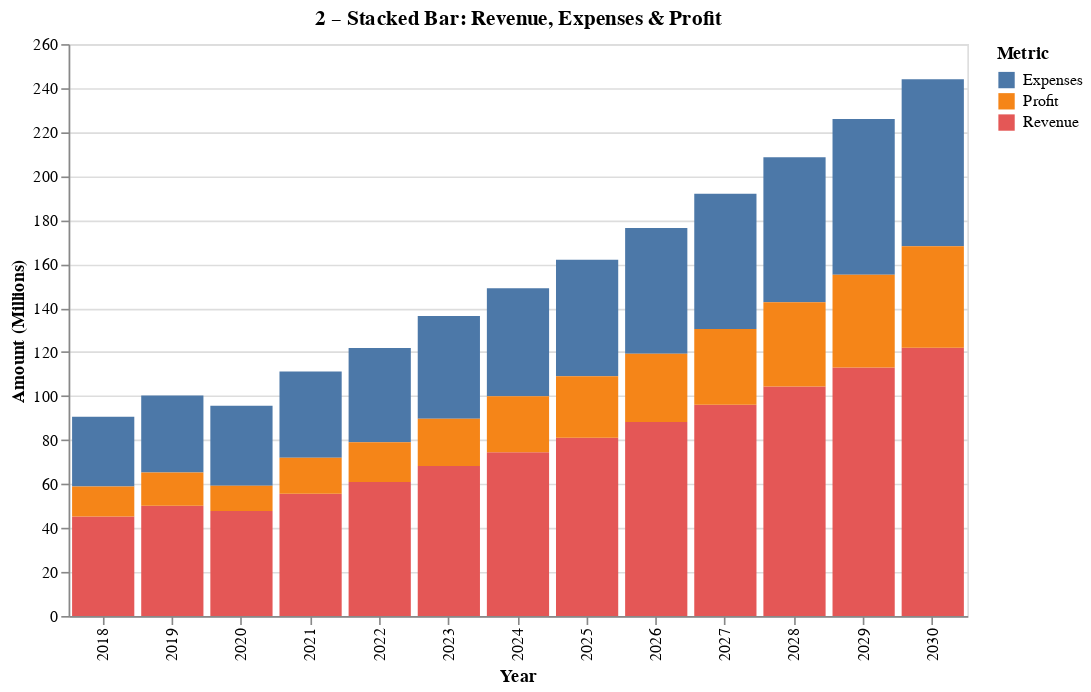

Source (notebook cell):
### Markdown cell above
### Why Optimized
- **Log X-axis** reduces skew and reveals differences among smaller revenues.  
- **Removed zero Y baseline** to expand variation visibility.  
- **Size = Profit** conveys magnitude better than employees.  
- **Color gradient** by employees avoids clutter from 13 years of categories.

### Code cell
import altair as alt

# Convert your data into a "long" (melted) form first
stacked_df = data.melt(
    id_vars='Year',
    value_vars=['Revenue', 'Expenses', 'Profit'],
    var_name='Metric',
    value_name='Value'
)

# Now build the stacked bar chart safely
stacked = (
    alt.Chart(stacked_df)
    .mark_bar()
    .encode(
        x=alt.X('Year:O', title='Year'),
        y=alt.Y('Value:Q', title='Amount (Millions)', stack='zero'),
        color=alt.Color('Metric:N', title='Metric'),
        tooltip=['Year', 'Metric', 'Value']
    )
    .properties(width=550, height=350, title='2 – Stacked Bar: Revenue, Expenses & Profit')
)

stacked

### Figure 1 — Vega-Lite specification as saved in the notebook (floating-point values rounded to 4 significant figures)
{"config": {"view": {"continuousWidth": 300, "continuousHeight": 300}}, "data": {"name": "data-1aae88fb60010c0630e6e309a107b848"}, "mark": {"type": "bar"}, "encoding": {"color": {"field": "Metric", "title": "Metric", "type": "nominal"}, "tooltip": [{"field": "Year", "type": "quantitative"}, {"field": "Metric", "type": "nominal"}, {"field": "Value", "type": "quantitative"}], "x": {"field": "Year", "title": "Year", "type": "ordinal"}, "y": {"field": "Value", "stack": "zero", "title": "Amount (Millions)", "type": "quantitative"}}, "height": 350, "title": "2 – Stacked Bar: Revenue, Expenses & Profit", "width": 550, "$schema": "https://vega.github.io/schema/vega-lite/v5.20.1.json", "datasets": {"data-1aae88fb60010c0630e6e309a107b848": [{"Year": 2018, "Metric": "Revenue", "Value": 45.3}, {"Year": 2019, "Metric": "Revenue", "Value": 50.1}, {"Year": 2020, "Metric": "Revenue", "Value": 47.8}, {"Year": 2021, "Metric": "Revenue", "Value": 55.6}, {"Year": 2022, "Metric": "Revenue", "Value": 60.9}, {"Year": 2023, "Metric": "Revenue", "Value": 68.2}, {"Year": 2024, "Metric": "Revenue", "Value": 74.5}, {"Year": 2025, "Metric": "Revenue", "Value": 81.0}, {"Year": 2026, "Metric": "Revenue", "Value": 88.2}, {"Year": 2027, "Metric": "Revenue", "Value": 96.0}, {"Year": 2028, "Metric": "Revenue", "Value": 104.3}, {"Year": 2029, "Metric": "Revenue", "Value": 113.0}, {"Year": 2030, "Metric": "Revenue", "Value": 122.0}, {"Year": 2018, "Metric": "Expenses", "Value": 31.7}, {"Year": 2019, "Metric": "Expenses", "Value": 34.9}, {"Year": 2020, "Metric": "Expenses", "Value": 36.4}, {"Year": 2021, "Metric": "Expenses", "Value": 39.3}, {"Year": 2022, "Metric": "Expenses", "Value": 42.8}, {"Year": 2023, "Metric": "Expenses", "Value": 46.7}, {"Year": 2024, "Metric": "Expenses", "Value": 49.1}, {"Year": 2025, "Metric": "Expenses", "Value": 53.0}, {"Year": 2026, "Metric": "Expenses", "Value": 57.2}, {"Year": 2027, "Metric": "Expenses", "Value": 61.5}, {"Year": 2028, "Metric": "Expenses", "Value": 66.0}, {"Year": 2029, "Metric": "Expenses", "Value": 70.8}, {"Year": 2030, "Metric": "Expenses", "Value": 75.9}, {"Year": 2018, "Metric": "Profit", "Value": 13.6}, {"Year": 2019, "Metric": "Profit", "Value": 15.2}, {"Year": 2020, "Metric": "Profit", "Value": 11.4}, {"Year": 2021, "Metric": "Profit", "Value": 16.3}, {"Year": 2022, "Metric": "Profit", "Value": 18.1}, {"Year": 2023, "Metric": "Profit", "Value": 21.5}, {"Year": 2024, "Metric": "Profit", "Value": 25.4}, {"Year": 2025, "Metric": "Profit", "Value": 28.0}, {"Year": 2026, "Metric": "Profit", "Value": 31.0}, {"Year": 2027, "Metric": "Profit", "Value": 34.5}, {"Year": 2028, "Metric": "Profit", "Value": 38.3}, {"Year": 2029, "Metric": "Profit", "Value": 42.2}, {"Year": 2030, "Metric": "Profit", "Value": 46.1}]}}
